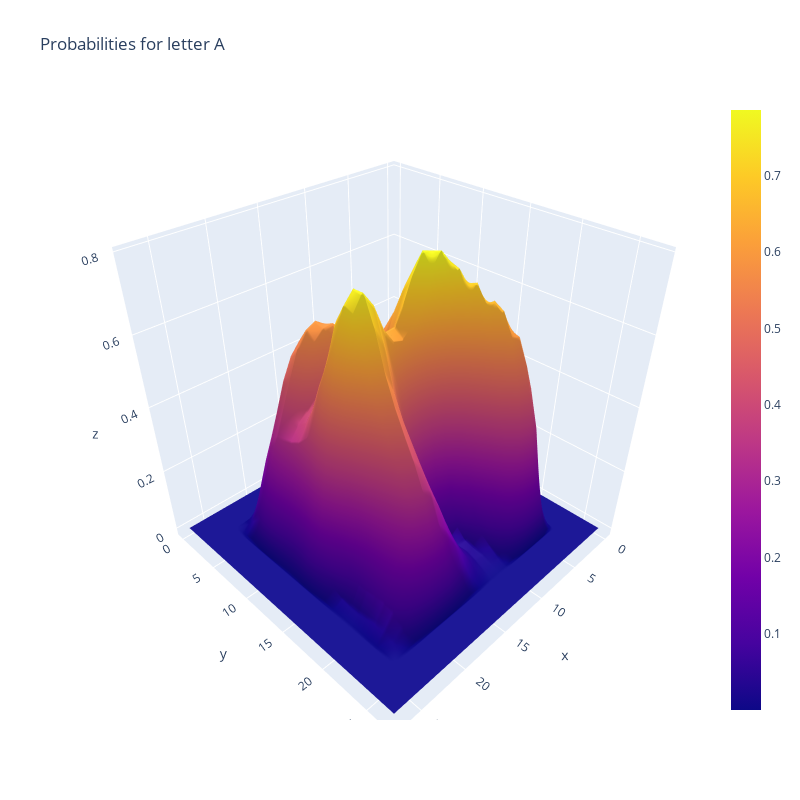

Notebook source saved alongside this figure:
### Code cell
import plotly.graph_objects as go

# lets plot a 3d plot of the probabilities 
fig = go.Figure(data=go.Surface(z=probData))
fig.update_layout(title='Probabilities for letter A', autosize=False, width=800, height=800)  
fig.show()

### Figure 1 — Plotly figure (JSON) as saved in the notebook; plotly's stock layout.template omitted (floating-point values rounded to 4 significant figures; data arrays with more than 128 entries replaced by an {"elided": "..."} marker saying what was removed)
{"data": [{"type": "surface", "z": {"elided": "28x28 float values"}}], "layout": {"autosize": false, "height": 800, "title": {"text": "Probabilities for letter A"}, "width": 800}}
